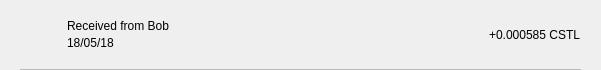
<?xml version="1.0" encoding="UTF-8"?>
<ui version="4.0">
 <class>TxRow</class>
 <widget class="QWidget" name="TxRow">
  <property name="geometry">
   <rect>
    <x>0</x>
    <y>0</y>
    <width>601</width>
    <height>70</height>
   </rect>
  </property>
  <property name="minimumSize">
   <size>
    <width>0</width>
    <height>40</height>
   </size>
  </property>
  <property name="windowTitle">
   <string>Form</string>
  </property>
  <layout class="QVBoxLayout" name="verticalLayout_3">
   <property name="spacing">
    <number>0</number>
   </property>
   <property name="leftMargin">
    <number>0</number>
   </property>
   <property name="topMargin">
    <number>0</number>
   </property>
   <property name="rightMargin">
    <number>0</number>
   </property>
   <property name="bottomMargin">
    <number>0</number>
   </property>
   <item>
    <widget class="QWidget" name="rowContainer" native="true">
     <layout class="QVBoxLayout" name="verticalLayout_2">
      <property name="spacing">
       <number>9</number>
      </property>
      <property name="leftMargin">
       <number>20</number>
      </property>
      <property name="topMargin">
       <number>9</number>
      </property>
      <property name="rightMargin">
       <number>20</number>
      </property>
      <property name="bottomMargin">
       <number>0</number>
      </property>
      <item>
       <widget class="QFrame" name="frame">
        <property name="styleSheet">
         <string notr="true">border:none;</string>
        </property>
        <property name="frameShape">
         <enum>QFrame::StyledPanel</enum>
        </property>
        <property name="frameShadow">
         <enum>QFrame::Raised</enum>
        </property>
        <layout class="QHBoxLayout" name="horizontalLayout" stretch="0,2,0">
         <property name="leftMargin">
          <number>0</number>
         </property>
         <property name="topMargin">
          <number>0</number>
         </property>
         <property name="rightMargin">
          <number>0</number>
         </property>
         <property name="bottomMargin">
          <number>0</number>
         </property>
         <item>
          <widget class="QPushButton" name="icon">
           <property name="focusPolicy">
            <enum>Qt::NoFocus</enum>
           </property>
           <property name="styleSheet">
            <string notr="true">border:none;</string>
           </property>
           <property name="text">
            <string/>
           </property>
           <property name="iconSize">
            <size>
             <width>28</width>
             <height>28</height>
            </size>
           </property>
          </widget>
         </item>
         <item>
          <layout class="QVBoxLayout" name="verticalLayout">
           <property name="spacing">
            <number>3</number>
           </property>
           <property name="leftMargin">
            <number>9</number>
           </property>
           <item>
            <widget class="QLabel" name="lblAddress">
             <property name="styleSheet">
              <string notr="true"/>
             </property>
             <property name="text">
              <string>Received from Bob</string>
             </property>
             <property name="alignment">
              <set>Qt::AlignBottom|Qt::AlignLeading|Qt::AlignLeft</set>
             </property>
            </widget>
           </item>
           <item>
            <widget class="QLabel" name="lblDate">
             <property name="styleSheet">
              <string notr="true"/>
             </property>
             <property name="text">
              <string>18/05/18</string>
             </property>
             <property name="alignment">
              <set>Qt::AlignLeading|Qt::AlignLeft|Qt::AlignTop</set>
             </property>
            </widget>
           </item>
          </layout>
         </item>
         <item>
          <widget class="QLabel" name="lblAmount">
           <property name="styleSheet">
            <string notr="true"/>
           </property>
           <property name="text">
            <string>+0.000585 CSTL</string>
           </property>
          </widget>
         </item>
        </layout>
       </widget>
      </item>
      <item>
       <widget class="QLabel" name="lblDivisory">
        <property name="minimumSize">
         <size>
          <width>0</width>
          <height>1</height>
         </size>
        </property>
        <property name="maximumSize">
         <size>
          <width>16777215</width>
          <height>1</height>
         </size>
        </property>
        <property name="styleSheet">
         <string notr="true">background-color:#bababa;</string>
        </property>
        <property name="text">
         <string/>
        </property>
        <property name="alignment">
         <set>Qt::AlignBottom|Qt::AlignLeading|Qt::AlignLeft</set>
        </property>
       </widget>
      </item>
     </layout>
    </widget>
   </item>
  </layout>
 </widget>
 <resources/>
 <connections/>
</ui>
